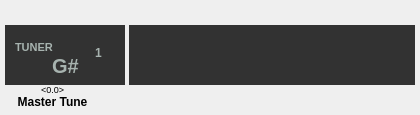
<?xml version="1.0" encoding="UTF-8"?>
<ui version="4.0">
 <class>QToasterTunerLCD</class>
 <widget class="QWidget" name="QToasterTunerLCD">
  <property name="geometry">
   <rect>
    <x>0</x>
    <y>0</y>
    <width>420</width>
    <height>115</height>
   </rect>
  </property>
  <property name="font">
   <font>
    <pointsize>9</pointsize>
   </font>
  </property>
  <property name="windowTitle">
   <string>Form</string>
  </property>
  <widget class="QWidget" name="titleWidget" native="true">
   <property name="geometry">
    <rect>
     <x>5</x>
     <y>25</y>
     <width>120</width>
     <height>60</height>
    </rect>
   </property>
   <property name="styleSheet">
    <string notr="true">QWidget#titleWidget
{
	background-color: rgb(50, 50, 50);
}</string>
   </property>
   <widget class="QLabel" name="titleLabel">
    <property name="geometry">
     <rect>
      <x>10</x>
      <y>15</y>
      <width>50</width>
      <height>15</height>
     </rect>
    </property>
    <property name="palette">
     <palette>
      <active>
       <colorrole role="WindowText">
        <brush brushstyle="SolidPattern">
         <color alpha="255">
          <red>167</red>
          <green>179</green>
          <blue>175</blue>
         </color>
        </brush>
       </colorrole>
       <colorrole role="Text">
        <brush brushstyle="SolidPattern">
         <color alpha="255">
          <red>167</red>
          <green>179</green>
          <blue>175</blue>
         </color>
        </brush>
       </colorrole>
       <colorrole role="ButtonText">
        <brush brushstyle="SolidPattern">
         <color alpha="255">
          <red>167</red>
          <green>179</green>
          <blue>175</blue>
         </color>
        </brush>
       </colorrole>
      </active>
      <inactive>
       <colorrole role="WindowText">
        <brush brushstyle="SolidPattern">
         <color alpha="255">
          <red>167</red>
          <green>179</green>
          <blue>175</blue>
         </color>
        </brush>
       </colorrole>
       <colorrole role="Text">
        <brush brushstyle="SolidPattern">
         <color alpha="255">
          <red>167</red>
          <green>179</green>
          <blue>175</blue>
         </color>
        </brush>
       </colorrole>
       <colorrole role="ButtonText">
        <brush brushstyle="SolidPattern">
         <color alpha="255">
          <red>167</red>
          <green>179</green>
          <blue>175</blue>
         </color>
        </brush>
       </colorrole>
      </inactive>
      <disabled>
       <colorrole role="WindowText">
        <brush brushstyle="SolidPattern">
         <color alpha="255">
          <red>167</red>
          <green>179</green>
          <blue>175</blue>
         </color>
        </brush>
       </colorrole>
       <colorrole role="Text">
        <brush brushstyle="SolidPattern">
         <color alpha="255">
          <red>167</red>
          <green>179</green>
          <blue>175</blue>
         </color>
        </brush>
       </colorrole>
       <colorrole role="ButtonText">
        <brush brushstyle="SolidPattern">
         <color alpha="255">
          <red>167</red>
          <green>179</green>
          <blue>175</blue>
         </color>
        </brush>
       </colorrole>
      </disabled>
     </palette>
    </property>
    <property name="font">
     <font>
      <family>Ubuntu</family>
      <pointsize>8</pointsize>
      <weight>75</weight>
      <bold>true</bold>
     </font>
    </property>
    <property name="styleSheet">
     <string notr="true">QLabel#titleLabel
{
	color: rgb(167, 179, 175);
}</string>
    </property>
    <property name="text">
     <string>TUNER</string>
    </property>
   </widget>
   <widget class="QLabel" name="noteLabel">
    <property name="geometry">
     <rect>
      <x>45</x>
      <y>20</y>
      <width>31</width>
      <height>41</height>
     </rect>
    </property>
    <property name="font">
     <font>
      <family>Ubuntu</family>
      <pointsize>15</pointsize>
      <weight>75</weight>
      <bold>true</bold>
      <strikeout>false</strikeout>
     </font>
    </property>
    <property name="styleSheet">
     <string notr="true">QLabel#noteLabel
{
	color: rgb(167, 179, 175);
}</string>
    </property>
    <property name="text">
     <string>G#</string>
    </property>
    <property name="alignment">
     <set>Qt::AlignCenter</set>
    </property>
   </widget>
   <widget class="QLabel" name="octaveLabel">
    <property name="geometry">
     <rect>
      <x>90</x>
      <y>20</y>
      <width>16</width>
      <height>16</height>
     </rect>
    </property>
    <property name="font">
     <font>
      <family>Ubuntu</family>
      <weight>75</weight>
      <bold>true</bold>
     </font>
    </property>
    <property name="styleSheet">
     <string notr="true">QLabel#octaveLabel
{
	color: rgb(167, 179, 175);
}</string>
    </property>
    <property name="text">
     <string>1</string>
    </property>
   </widget>
  </widget>
  <widget class="QLabel" name="masterTuneTitle">
   <property name="geometry">
    <rect>
     <x>5</x>
     <y>94</y>
     <width>95</width>
     <height>15</height>
    </rect>
   </property>
   <property name="font">
    <font>
     <family>Ubuntu</family>
     <weight>75</weight>
     <bold>true</bold>
    </font>
   </property>
   <property name="styleSheet">
    <string notr="true"/>
   </property>
   <property name="frameShape">
    <enum>QFrame::NoFrame</enum>
   </property>
   <property name="text">
    <string>Master Tune</string>
   </property>
   <property name="alignment">
    <set>Qt::AlignCenter</set>
   </property>
   <property name="margin">
    <number>0</number>
   </property>
  </widget>
  <widget class="QLabel" name="masterTuneVal">
   <property name="geometry">
    <rect>
     <x>5</x>
     <y>82</y>
     <width>95</width>
     <height>15</height>
    </rect>
   </property>
   <property name="font">
    <font>
     <family>Ubuntu</family>
     <pointsize>7</pointsize>
    </font>
   </property>
   <property name="text">
    <string>&lt;0.0&gt;</string>
   </property>
   <property name="alignment">
    <set>Qt::AlignCenter</set>
   </property>
  </widget>
  <widget class="QWidget" name="scaleOuterWidget" native="true">
   <property name="geometry">
    <rect>
     <x>129</x>
     <y>25</y>
     <width>286</width>
     <height>60</height>
    </rect>
   </property>
   <property name="styleSheet">
    <string notr="true">QWidget#scaleOuterWidget
{
	background-color: rgb(50, 50, 50);
}</string>
   </property>
   <widget class="QLabel" name="indexLabel">
    <property name="geometry">
     <rect>
      <x>16</x>
      <y>10</y>
      <width>254</width>
      <height>25</height>
     </rect>
    </property>
    <property name="styleSheet">
     <string notr="true">QLabel#label	
{
	background-color: rgb(167, 179, 175);
}</string>
    </property>
    <property name="text">
     <string/>
    </property>
   </widget>
   <widget class="Line" name="line1">
    <property name="geometry">
     <rect>
      <x>116</x>
      <y>10</y>
      <width>2</width>
      <height>30</height>
     </rect>
    </property>
    <property name="styleSheet">
     <string notr="true">QFrame#line1
{
	color:  rgb(50, 50, 50);
	background-color: rgb(50, 50, 50);
}</string>
    </property>
    <property name="frameShadow">
     <enum>QFrame::Plain</enum>
    </property>
    <property name="lineWidth">
     <number>4</number>
    </property>
    <property name="orientation">
     <enum>Qt::Vertical</enum>
    </property>
   </widget>
   <widget class="Line" name="line2">
    <property name="geometry">
     <rect>
      <x>168</x>
      <y>10</y>
      <width>2</width>
      <height>30</height>
     </rect>
    </property>
    <property name="styleSheet">
     <string notr="true">QFrame#line2
{
	color:  rgb(50, 50, 50);
	background-color: rgb(50, 50, 50);
}</string>
    </property>
    <property name="frameShadow">
     <enum>QFrame::Plain</enum>
    </property>
    <property name="lineWidth">
     <number>4</number>
    </property>
    <property name="orientation">
     <enum>Qt::Vertical</enum>
    </property>
   </widget>
  </widget>
 </widget>
 <resources/>
 <connections/>
</ui>
